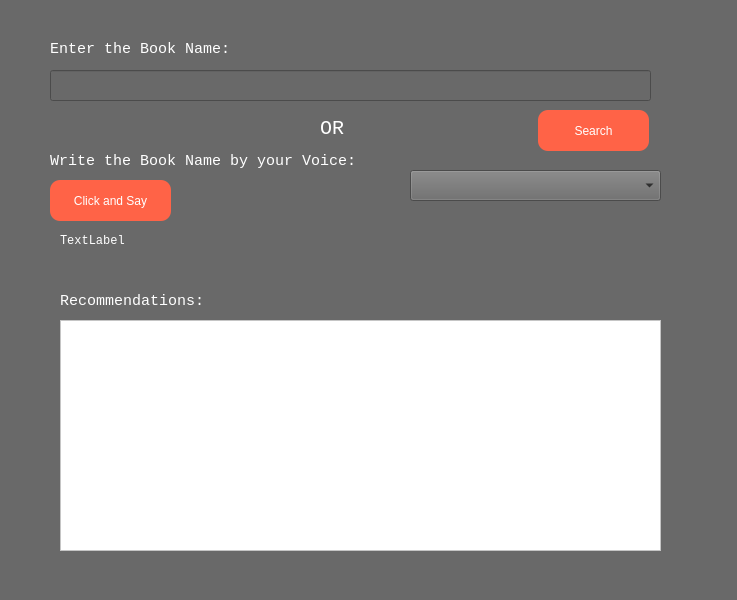
<?xml version="1.0" encoding="UTF-8"?>
<ui version="4.0">
 <class>Function</class>
 <widget class="QMainWindow" name="Function">
  <property name="geometry">
   <rect>
    <x>0</x>
    <y>0</y>
    <width>737</width>
    <height>600</height>
   </rect>
  </property>
  <property name="windowTitle">
   <string>MainWindow</string>
  </property>
  <property name="styleSheet">
   <string notr="true">Background-color: #696969;</string>
  </property>
  <widget class="QWidget" name="centralwidget">
   <widget class="QLineEdit" name="lineEdit">
    <property name="geometry">
     <rect>
      <x>50</x>
      <y>70</y>
      <width>601</width>
      <height>31</height>
     </rect>
    </property>
    <property name="styleSheet">
     <string notr="true">color: #ffffff</string>
    </property>
   </widget>
   <widget class="QLabel" name="label">
    <property name="geometry">
     <rect>
      <x>50</x>
      <y>40</y>
      <width>191</width>
      <height>17</height>
     </rect>
    </property>
    <property name="styleSheet">
     <string notr="true">QLabel{
color: #ffffff;
font-family: Lucida Console;
font-size: 15px;
}</string>
    </property>
    <property name="text">
     <string>Enter the Book Name:</string>
    </property>
   </widget>
   <widget class="QLabel" name="label_2">
    <property name="geometry">
     <rect>
      <x>320</x>
      <y>120</y>
      <width>67</width>
      <height>17</height>
     </rect>
    </property>
    <property name="styleSheet">
     <string notr="true">QLabel{
color: #ffffff;
font-family: Lucida Console;
font-size: 20px;
}</string>
    </property>
    <property name="text">
     <string>OR</string>
    </property>
   </widget>
   <widget class="QLabel" name="label_3">
    <property name="geometry">
     <rect>
      <x>50</x>
      <y>150</y>
      <width>311</width>
      <height>21</height>
     </rect>
    </property>
    <property name="styleSheet">
     <string notr="true">QLabel{
color: #ffffff;
font-family: Lucida Console;
font-size: 15px;
}</string>
    </property>
    <property name="text">
     <string>Write the Book Name by your Voice:</string>
    </property>
   </widget>
   <widget class="QPushButton" name="pushButton">
    <property name="geometry">
     <rect>
      <x>50</x>
      <y>180</y>
      <width>121</width>
      <height>41</height>
     </rect>
    </property>
    <property name="styleSheet">
     <string notr="true">QPushButton{
color: #ffffff;
background-color: #ff6347;
Border-radius: 10px;
}
QPushButton:hover{
color: #ffffff;
background-color: #ff6347;
Border-radius: 10px;
background-color: #ff4500;
font-weight:bold;
}</string>
    </property>
    <property name="text">
     <string>Click and Say</string>
    </property>
   </widget>
   <widget class="QTextEdit" name="textEdit">
    <property name="geometry">
     <rect>
      <x>60</x>
      <y>320</y>
      <width>601</width>
      <height>231</height>
     </rect>
    </property>
    <property name="styleSheet">
     <string notr="true">QTextEdit{
Background-color: #ffffff;
}</string>
    </property>
   </widget>
   <widget class="QLabel" name="label_4">
    <property name="geometry">
     <rect>
      <x>60</x>
      <y>290</y>
      <width>141</width>
      <height>21</height>
     </rect>
    </property>
    <property name="styleSheet">
     <string notr="true">QLabel{
color: #ffffff;
font-family: Lucida Console;
font-size: 15px;
}</string>
    </property>
    <property name="text">
     <string>Recommendations:</string>
    </property>
   </widget>
   <widget class="QPushButton" name="pushButton_2">
    <property name="geometry">
     <rect>
      <x>538</x>
      <y>110</y>
      <width>111</width>
      <height>41</height>
     </rect>
    </property>
    <property name="styleSheet">
     <string notr="true">QPushButton{
color: #ffffff;
background-color: #ff6347;
Border-radius: 10px;
}
QPushButton:hover{
color: #ffffff;
Background-color: #ff6347;
Border-radius: 10px;
background-color: #ff4500;
font-weight: bold;
}</string>
    </property>
    <property name="text">
     <string>Search</string>
    </property>
   </widget>
   <widget class="QLabel" name="label_5">
    <property name="geometry">
     <rect>
      <x>60</x>
      <y>230</y>
      <width>241</width>
      <height>21</height>
     </rect>
    </property>
    <property name="styleSheet">
     <string notr="true">QLabel{
color: #ffffff;
font-family: Lucida Console;
}</string>
    </property>
    <property name="text">
     <string>TextLabel</string>
    </property>
   </widget>
   <widget class="QComboBox" name="comboBox">
    <property name="geometry">
     <rect>
      <x>410</x>
      <y>170</y>
      <width>251</width>
      <height>31</height>
     </rect>
    </property>
    <property name="styleSheet">
     <string notr="true">QcomboBox{
color: #ffffff;
Background-color: #ffffff;
font-family: Lucida Console;
}</string>
    </property>
   </widget>
  </widget>
 </widget>
 <resources/>
 <connections/>
</ui>
